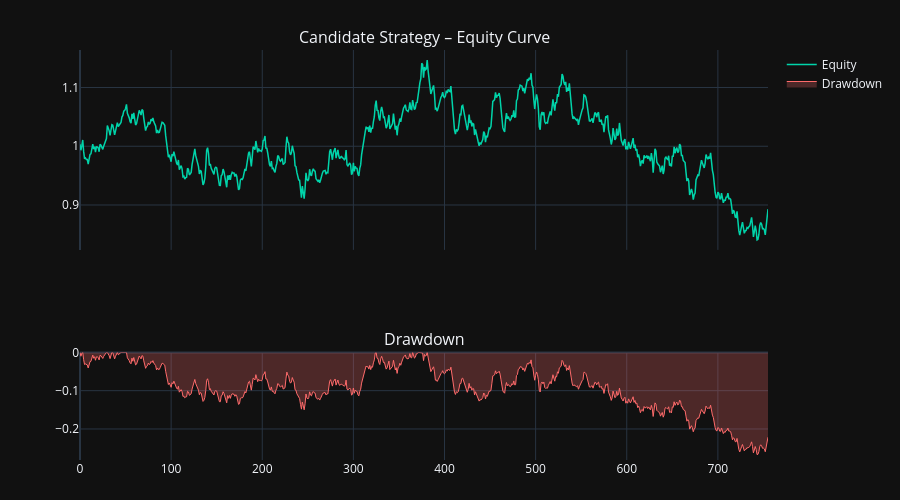

Notebook code cell kept with this figure:
### Markdown cell above
## 3  |  Equity Curve & Drawdown

### Code cell
cum_pnl = np.cumprod(1 + candidate_returns)
running_max = np.maximum.accumulate(cum_pnl)
drawdown_series = (cum_pnl - running_max) / running_max
days = np.arange(N_DAYS)

fig = ps.make_subplots(
    rows=2, cols=1,
    shared_xaxes=True,
    row_heights=[0.65, 0.35],
    subplot_titles=["Candidate Strategy – Equity Curve", "Drawdown"]
)

fig.add_trace(go.Scatter(
    x=days, y=cum_pnl,
    mode='lines', name='Equity',
    line=dict(color='#00d4aa', width=1.5)
), row=1, col=1)

fig.add_trace(go.Scatter(
    x=days, y=drawdown_series,
    mode='lines', name='Drawdown',
    fill='tozeroy',
    line=dict(color='#ff6b6b', width=1),
    fillcolor='rgba(255,107,107,0.25)'
), row=2, col=1)

fig.update_layout(
    template='plotly_dark',
    height=500,
    showlegend=True,
    margin=dict(t=50, b=40)
)
fig.show()

### Figure 1 — Plotly figure (JSON) as saved in the notebook; plotly's stock layout.template omitted (floating-point values rounded to 4 significant figures; data arrays with more than 128 entries replaced by an {"elided": "..."} marker saying what was removed)
{"data": [{"line": {"color": "#00d4aa", "width": 1.5}, "mode": "lines", "name": "Equity", "type": "scatter", "x": {"elided": "756 int values"}, "xaxis": "x", "y": {"elided": "756 float values"}, "yaxis": "y"}, {"fill": "tozeroy", "fillcolor": "rgba(255,107,107,0.25)", "line": {"color": "#ff6b6b", "width": 1}, "mode": "lines", "name": "Drawdown", "type": "scatter", "x": {"elided": "756 int values"}, "xaxis": "x2", "y": {"elided": "756 float values"}, "yaxis": "y2"}], "layout": {"annotations": [{"font": {"size": 16}, "showarrow": false, "text": "Candidate Strategy – Equity Curve", "x": 0.5, "xanchor": "center", "xref": "paper", "y": 1, "yanchor": "bottom", "yref": "paper"}, {"font": {"size": 16}, "showarrow": false, "text": "Drawdown", "x": 0.5, "xanchor": "center", "xref": "paper", "y": 0.2625, "yanchor": "bottom", "yref": "paper"}], "height": 500, "margin": {"b": 40, "t": 50}, "showlegend": true, "xaxis": {"anchor": "y", "domain": [0, 1], "matches": "x2", "showticklabels": false}, "xaxis2": {"anchor": "y2", "domain": [0, 1]}, "yaxis": {"anchor": "x", "domain": [0.5125, 1]}, "yaxis2": {"anchor": "x2", "domain": [0, 0.2625]}}}
